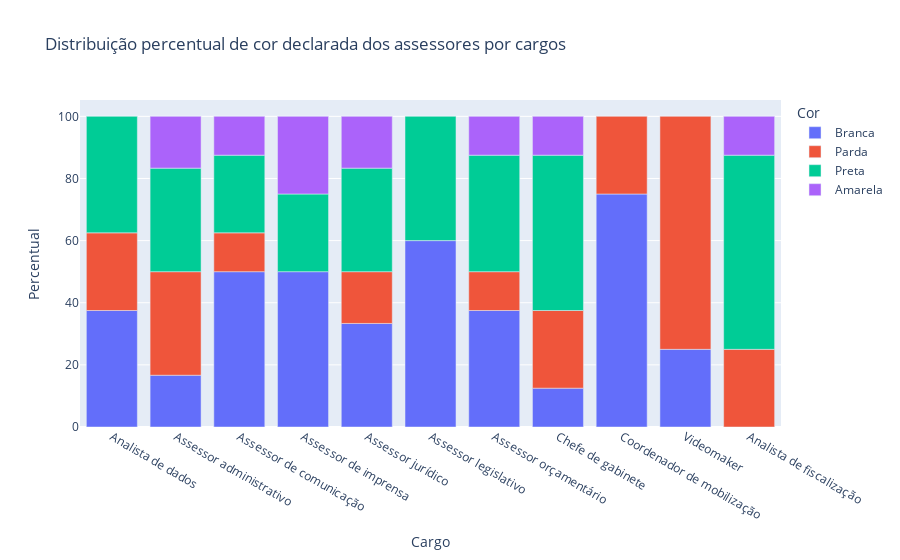

The cell this chart's notebook holds for it:
### Code cell
fig = px.bar(df_grp_intra, x="Cargo ", y="Percentual", color="Cor", title="Distribuição percentual de cor declarada dos assessores por cargos")
fig.show()

### Figure 1 — Plotly figure (JSON) as saved in the notebook; plotly's stock layout.template omitted (floating-point values rounded to 4 significant figures)
{"data": [{"alignmentgroup": "True", "hovertemplate": "Cor=Branca<br>Cargo =%{x}<br>Percentual=%{y}<extra></extra>", "legendgroup": "Branca", "marker": {"color": "#636efa", "pattern": {"shape": ""}}, "name": "Branca", "offsetgroup": "Branca", "orientation": "v", "showlegend": true, "textposition": "auto", "type": "bar", "x": ["Analista de dados", "Assessor administrativo ", "Assessor de comunicação", "Assessor de imprensa", "Assessor jurídico", "Assessor legislativo ", "Assessor orçamentário", "Chefe de gabinete ", "Coordenador de mobilização", "Videomaker"], "xaxis": "x", "y": [37.5, 16.67, 50, 50, 33.33, 60, 37.5, 12.5, 75, 25], "yaxis": "y"}, {"alignmentgroup": "True", "hovertemplate": "Cor=Parda<br>Cargo =%{x}<br>Percentual=%{y}<extra></extra>", "legendgroup": "Parda", "marker": {"color": "#EF553B", "pattern": {"shape": ""}}, "name": "Parda", "offsetgroup": "Parda", "orientation": "v", "showlegend": true, "textposition": "auto", "type": "bar", "x": ["Analista de dados", "Analista de fiscalização", "Assessor administrativo ", "Assessor de comunicação", "Assessor jurídico", "Assessor orçamentário", "Chefe de gabinete ", "Coordenador de mobilização", "Videomaker"], "xaxis": "x", "y": [25, 25, 33.33, 12.5, 16.67, 12.5, 25, 25, 75], "yaxis": "y"}, {"alignmentgroup": "True", "hovertemplate": "Cor=Preta<br>Cargo =%{x}<br>Percentual=%{y}<extra></extra>", "legendgroup": "Preta", "marker": {"color": "#00cc96", "pattern": {"shape": ""}}, "name": "Preta", "offsetgroup": "Preta", "orientation": "v", "showlegend": true, "textposition": "auto", "type": "bar", "x": ["Analista de dados", "Analista de fiscalização", "Assessor administrativo ", "Assessor de comunicação", "Assessor de imprensa", "Assessor jurídico", "Assessor legislativo ", "Assessor orçamentário", "Chefe de gabinete "], "xaxis": "x", "y": [37.5, 62.5, 33.33, 25, 25, 33.33, 40, 37.5, 50], "yaxis": "y"}, {"alignmentgroup": "True", "hovertemplate": "Cor=Amarela<br>Cargo =%{x}<br>Percentual=%{y}<extra></extra>", "legendgroup": "Amarela", "marker": {"color": "#ab63fa", "pattern": {"shape": ""}}, "name": "Amarela", "offsetgroup": "Amarela", "orientation": "v", "showlegend": true, "textposition": "auto", "type": "bar", "x": ["Analista de fiscalização", "Assessor administrativo ", "Assessor de comunicação", "Assessor de imprensa", "Assessor jurídico", "Assessor orçamentário", "Chefe de gabinete "], "xaxis": "x", "y": [12.5, 16.67, 12.5, 25, 16.67, 12.5, 12.5], "yaxis": "y"}], "layout": {"barmode": "relative", "legend": {"title": {"text": "Cor"}, "tracegroupgap": 0}, "title": {"text": "Distribuição percentual de cor declarada dos assessores por cargos"}, "xaxis": {"anchor": "y", "domain": [0, 1], "title": {"text": "Cargo "}}, "yaxis": {"anchor": "x", "domain": [0, 1], "title": {"text": "Percentual"}}}}
